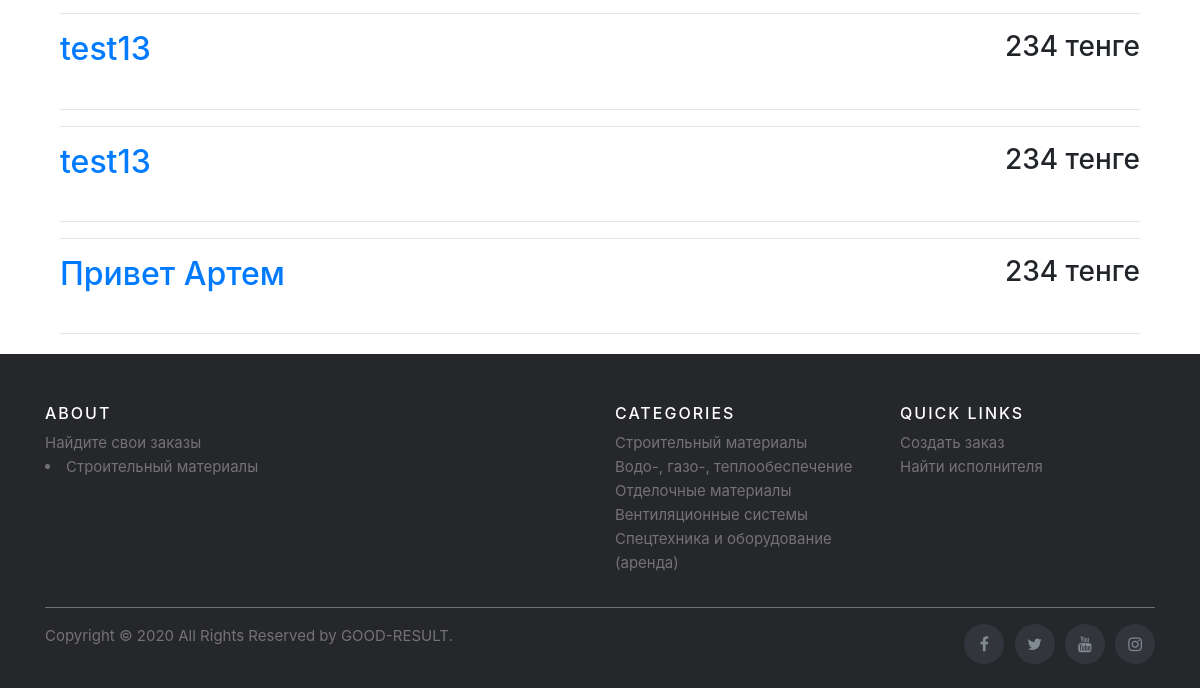
Page /mybanners/ (signed in, lower part) on the earlier database version.
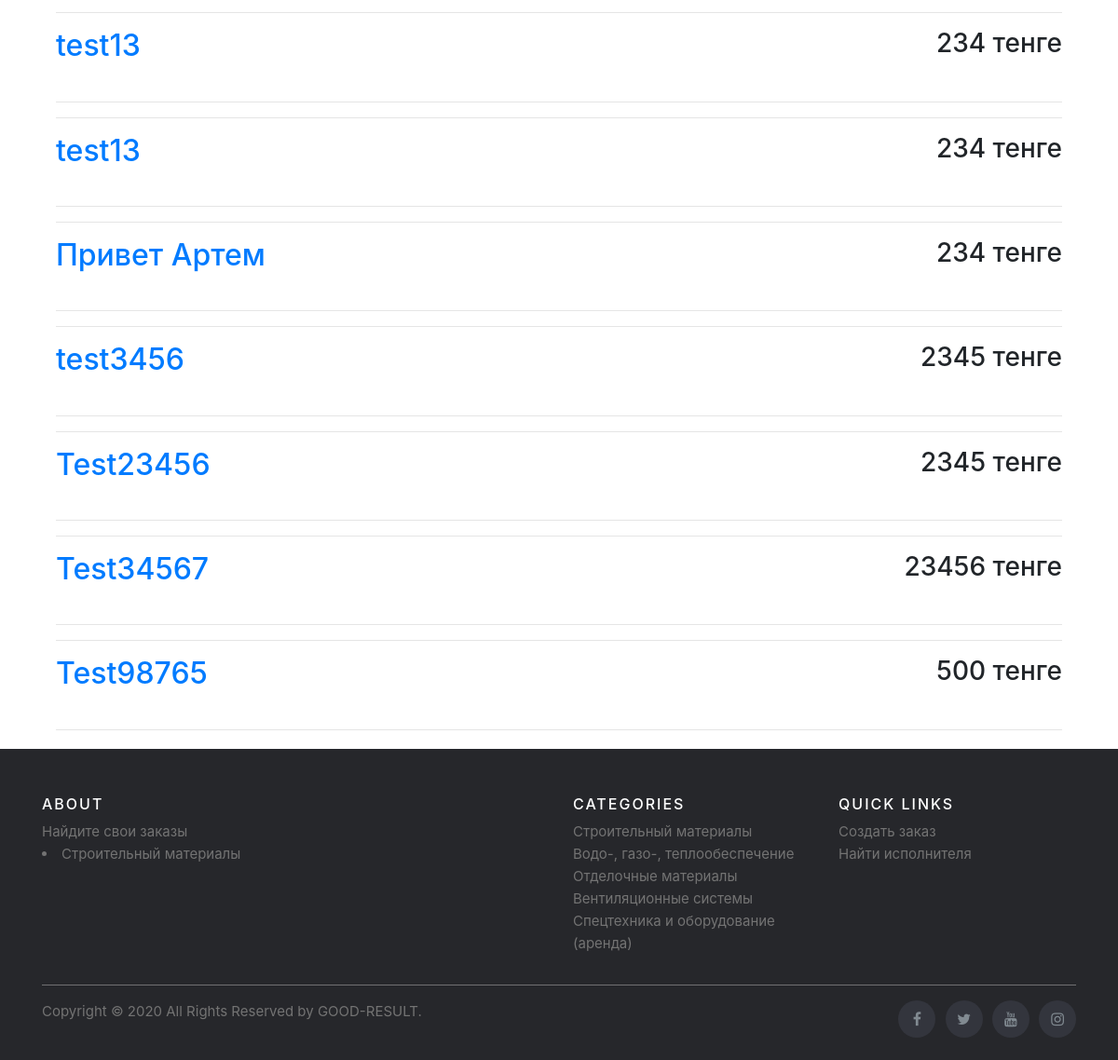
Same page on the later database version.
### adverts/models.py (models this page shows, shortened)
class Banner(models.Model):
    category3 = models.ForeignKey(Category3, on_delete=models.CASCADE, related_name='banner')
    title = models.CharField("Наименование", max_length=150)
    description = models.TextField('Описание')
    pub_time = models.DateTimeField('Дата публикации', default=timezone.now)
    price = models.IntegerField('Цена')
    amount = models.IntegerField('Количество')
    image = models.ImageField('Изображение', upload_to='adverts/', null=True)
    addition = models.TextField('Дополнительная информация')
    author = models.ForeignKey(User, related_name='mybanners', on_delete=models.CASCADE, null=True)
    class Meta:
        verbose_name = "Объявление"
        verbose_name_plural = "Объявления"

### adverts/views.py (the view)
# urls.py: path('mybanners/', views.MyOrdersListView.as_view(), name='mybanners'),
class MyOrdersListView(generic.base.View):
    def get(self, request):
        return render(request, 'adverts/mybanners.html')

### templates/adverts/mybanners.html (shortened to what this page needs)
{% extends "base.html" %}
{% load static %}
{% block content %}
  {% for banner in user.mybanners.all %}
    <div class="container">
      <hr>
      <div class="d-flex justify-content-between">
        <h2><p><a href="{% url 'adverts:banner_detail' banner.category3.parent_category.parent_category.id banner.category3.parent_category.id banner.category3.id banner.id %}">{{ banner.title }} </a></p></h2>
        <h3><p>{{ banner.price}} тенге</p></h3>
      </div>
      <hr>
    </div>
  {% empty %}
      <li>No detail</li>
  {% endfor %}
{% endblock %}

### templates/base.html (shortened to what this page needs)
<!DOCTYPE html>
  {% load static %}
  <html lang="en">
    <head>
      <link rel="stylesheet" href="https://cdnjs.cloudflare.com/ajax/libs/font-awesome/4.7.0/css/font-awesome.min.css"/>
      <link rel="stylesheet" href="{% static 'css/main.css' %}"   >
      <link rel="stylesheet" href="{% static 'css/album.css' %}"  >
      <link rel="stylesheet" href="{% static 'css/footer.css' %}"  >
      <link rel="stylesheet" href="{% static 'css/media.css' %}"  >
    </head>
    <body>
      <main role="main" class="container">
        {% block content %}{% endblock %}
      </main>
        <footer class="site-footer">
          <div class="container">
            <div class="row">
              <div class="col-sm-12 col-md-6">
                <h6>About</h6>
                <a class="text-justify">Найдите свои заказы</a>
                <li><a href="{% url 'adverts:detail' 3 %}">Строительный материалы</a></li>
              </div>
              <div class="col-xs-6 col-md-3">
                <h6>Categories</h6>
                <ul class="footer-links">
                  <li><a href="{% url 'adverts:detail' 3 %}">Строительный материалы</a></li>
                  <li><a href="{% url 'adverts:detail' 4 %}">Водо-, газо-, теплообеспечение</a></li>
                  <li><a href="{% url 'adverts:detail' 5 %}">Отделочные материалы</a></li>
                  <li><a href="{% url 'adverts:detail' 6 %}">Вентиляционные системы</a></li>
                  <li><a href="{% url 'adverts:detail' 7 %}">Спецтехника и оборудование (аренда)</a></li>
                </ul>
              </div>
              <div class="col-xs-6 col-md-3">
                <h6>Quick Links</h6>
                <ul class="footer-links">
                  <li><a href="{% url 'adverts:addbanner' 0 %}">Создать заказ</a></li>
                  <li><a href="">Найти исполнителя</a></li>
                </ul>
              </div>
            </div>
            <hr>
          </div>
          <div class="container">
            <div class="row">
              <div class="col-md-8 col-sm-6 col-xs-12">
                <p class="copyright-text">Copyright &copy; 2020 All Rights Reserved by
              <a href="#">GOOD-RESULT</a>.
                </p>
              </div>
              <div class="col-md-4 col-sm-6 col-xs-12">
                <ul class="social-icons">
                  <li><a class="facebook" href="#"><i class="fa fa-facebook"></i></a></li>
                  <li><a class="twitter" href="#"><i class="fa fa-twitter"></i></a></li>
                  <li><a class="youtube" href="#"><i class="fa fa-youtube"></i></a></li>
                  <li><a class="instagram" href="#"><i class="fa fa-instagram"></i></a></li>
                </ul>
              </div>
            </div>
          </div>
        </footer>
    </body>
  </html>

### static/css/album.css (style rules this page uses)
:root { --jumbotron-padding-y: 3rem; }
footer { padding-top: 3rem; padding-bottom: 3rem; }
footer p { margin-bottom: .25rem; }

### static/css/footer.css (style rules this page uses)
.site-footer { background-color:#26272b; padding:45px 0 20px; font-size:15px; line-height:24px; color:#737373; margin-top:20px; }
.site-footer hr { border-top-color:#bbb; opacity:0.5 }
.site-footer h6 { color:#fff; font-size:16px; text-transform:uppercase; margin-top:5px; letter-spacing:2px }
.site-footer a { color:#737373; }
.footer-links { padding-left:0; list-style:none }
.footer-links li { display:block }
.footer-links a { color:#737373 }
.site-footer .social-icons { text-align:right }
.site-footer .social-icons a { width:40px; height:40px; line-height:40px; margin-left:6px; margin-right:0; border-radius:100%; background-color:#33353d }
.copyright-text { margin:0 }
.social-icons { padding-left:0; margin-bottom:0; list-style:none }
.social-icons li { display:inline-block; margin-bottom:4px }
.social-icons a { background-color:#eceeef; color:#818a91; font-size:16px; display:inline-block; line-height:44px; width:44px; height:44px; text-align:center; margin-right:8px; border-radius:100%; -webkit-transition:all .2s linear; -o-transition:all .2s linear; transition:all .2s linear }

Differences in the rows shown:
added Banner: title "test3456", price "2345"
added Banner: title "Test23456", price "2345"
added Banner: title "Test34567", price "23456"
added Banner: title "Test98765", price "500"
